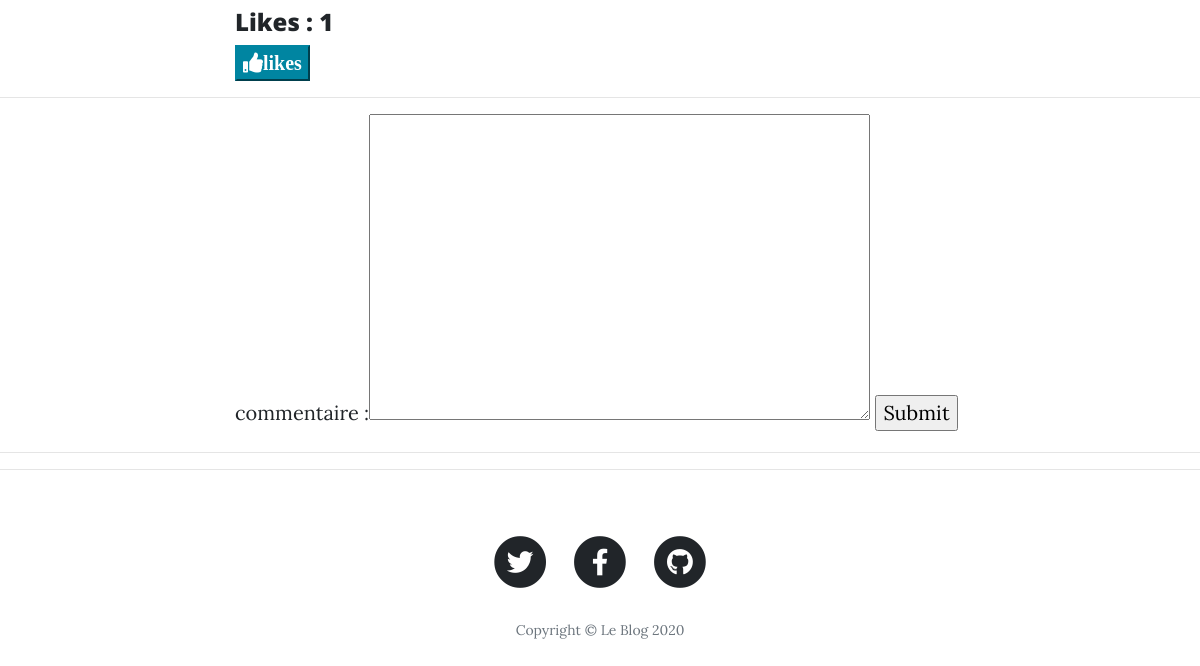
/detail_du_post/1 (signed in, lower part), run on an earlier commit of the app's database.
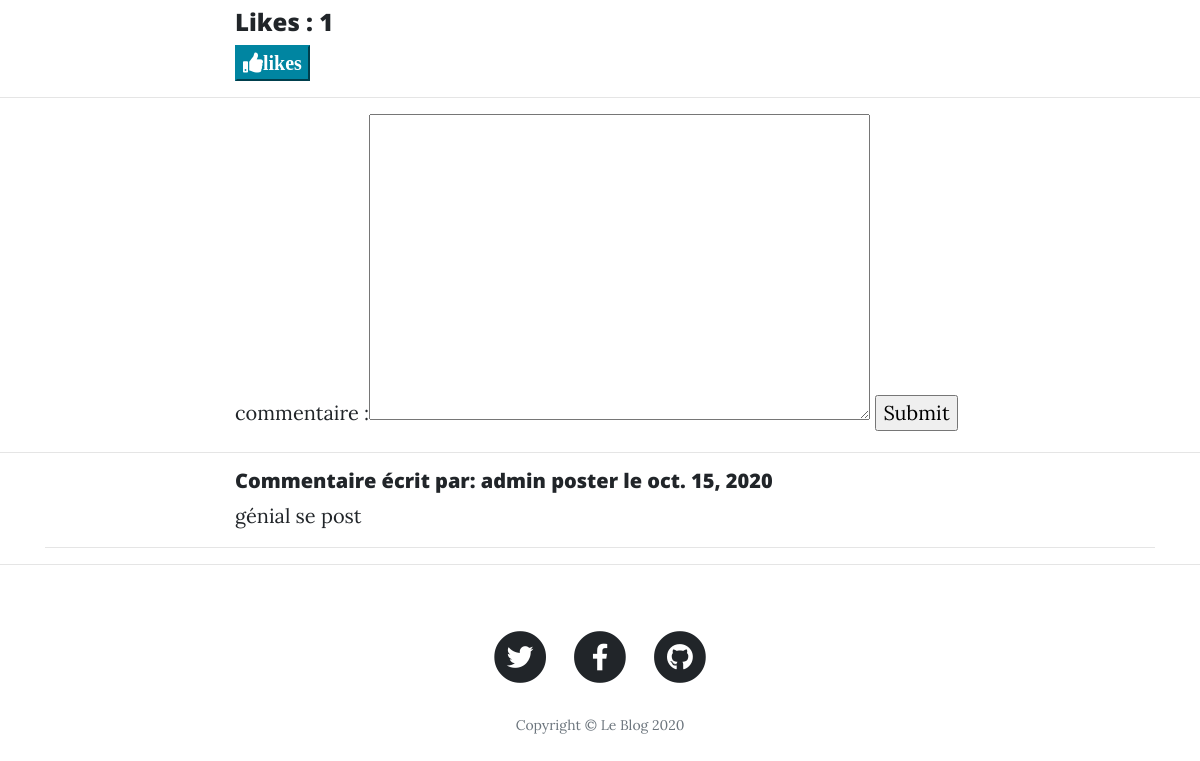
And on a later commit of the database.
### ttkom/models.py (models this page shows, shortened)
class Post(models.Model):
    name = models.CharField(max_length=150)
    author = models.ForeignKey(User, on_delete=models.CASCADE)
    content = models.TextField()
    date_post = models.DateTimeField()
    likes = models.ManyToManyField(User, blank=True, related_name="blog_post")
    @property
    def total_likes(self):
        return self.likes.count()

class Comment(models.Model):
    fk_author = models.ForeignKey(User, on_delete=models.DO_NOTHING)
    fk_post = models.ForeignKey(Post, on_delete=models.DO_NOTHING)
    content = models.TextField()
    date_comment = models.DateTimeField(auto_now_add=True)
    likes = models.ManyToManyField(User, related_name="blog_comment")

### ttkom/views.py (the view)
# urls.py: path('detail_du_post/<slug:pk>', views.post_detail_view, name="post_detail"),
def post_detail_view(request, pk):
    form = CommentForm(request.POST or None)
    post = Post.objects.get(pk=pk)
    comments = Comment.objects.filter(fk_post=post).order_by("-date_comment")
    if request.POST and form.is_valid():
        Comment.objects.create(fk_post=post, fk_author=request.user, content=form.cleaned_data["content"])
        form = CommentForm(None)
    context = {
        "form": form,
        "post": post,
        "comments": comments,
    }
    return render(request, "ttkom/post/post_detail.html", context=context)

### ttkom/forms.py
class CommentForm(forms.ModelForm):
    class Meta:
        model = Comment
        fields = ["content"]
        labels = {
            "content": "commentaire"
        }

### ttkom/templates/ttkom/post/post_detail.html (shortened to what this page needs)
{% extends "ttkom/base.html" %}
{% load static %}
{% block content %}
    <article>
        <div class="container">
            <div class="row">
                <div class="col-lg-8 col-md-10 mx-auto">
                    <h4>Likes : {{ post.total_likes }}</h4>
                    {% if user.is_authenticated %}
                        <form id="form_2" action="{% url 'like_post' post.pk %}" method="POST">
                            <button onkeyup=like(this) type="submit", name="post_id", value="{{ post.id }}" class="btn-primary">
                                <i class="fas fa-thumbs-up">likes</i>
                            </button>
                        </form>
                    {% endif %}
                </div>
            </div>
        </div>
    </article>
    <hr>
    <article>
        <div class="container">
            <div class="row">
                <div class="col-lg-8 col-md-10 mx-auto">
                    {% if user.is_authenticated %}
                    <form id="form" method="post">
                        {{ form }}
                        <input type="submit">
                    </form>
                    {% else %}
                        connecte toi pour commenter
                    {% endif %}
                </div>
            </div>
        </div>
        <hr>
    </article>
    <article>
        {% for comment in comments %}
            <div class="container">
                <div class="row">
                    <div class="col-lg-8 col-md-10 mx-auto">
                        <h5>Commentaire écrit par: {{ comment.fk_author.username }} poster le {{ comment.date_comment|date }} </h5>
                        {{ comment.content }}
                    </div>
                </div>
            <hr>
            </div>
        {% endfor %}
    </article>
    <hr>
{% endblock %}

### ttkom/templates/ttkom/base.html (shortened to what this page needs)
{% load static %}
<!DOCTYPE html>
<html lang="fr">
	<head>
		<link href="{% static 'ttkom/vendor/bootstrap/css/bootstrap.min.css' %}" rel="stylesheet">
		<link href="{% static 'ttkom/vendor/fontawesome-free/css/all.min.css' %}" rel="stylesheet" type="text/css">
		<link href="{% static 'ttkom/css/style.css' %}" rel="stylesheet">
		<link href="{% static 'ttkom/css/clean-blog.min.css' %}" rel="stylesheet">
	</head>
	<body>
		{% block content %}{% endblock %}
	<footer>
		<div class="container">
		<div class="row">
			<div class="col-lg-8 col-md-10 mx-auto">
			<ul class="list-inline text-center">
				<li class="list-inline-item">
				<a href="#">
					<span class="fa-stack fa-lg">
					<i class="fas fa-circle fa-stack-2x"></i>
					<i class="fab fa-twitter fa-stack-1x fa-inverse"></i>
					</span>
				</a>
				</li>
				<li class="list-inline-item">
				<a href="#">
					<span class="fa-stack fa-lg">
					<i class="fas fa-circle fa-stack-2x"></i>
					<i class="fab fa-facebook-f fa-stack-1x fa-inverse"></i>
					</span>
				</a>
				</li>
				<li class="list-inline-item">
				<a href="https://github.com/CharlesRigal/website">
					<span class="fa-stack fa-lg">
					<i class="fas fa-circle fa-stack-2x"></i>
					<i class="fab fa-github fa-stack-1x fa-inverse"></i>
					</span>
				</a>
				</li>
			</ul>
			<p class="copyright text-muted">Copyright &copy; Le Blog 2020</p>
			</div>
		</div>
		</div>
	</footer>
	</body>
</html>

What changed in the data, as far as the page shows it:
added Comment: fk_author.username "admin", date_comment "oct. 15, 2020", content "génial se post"
